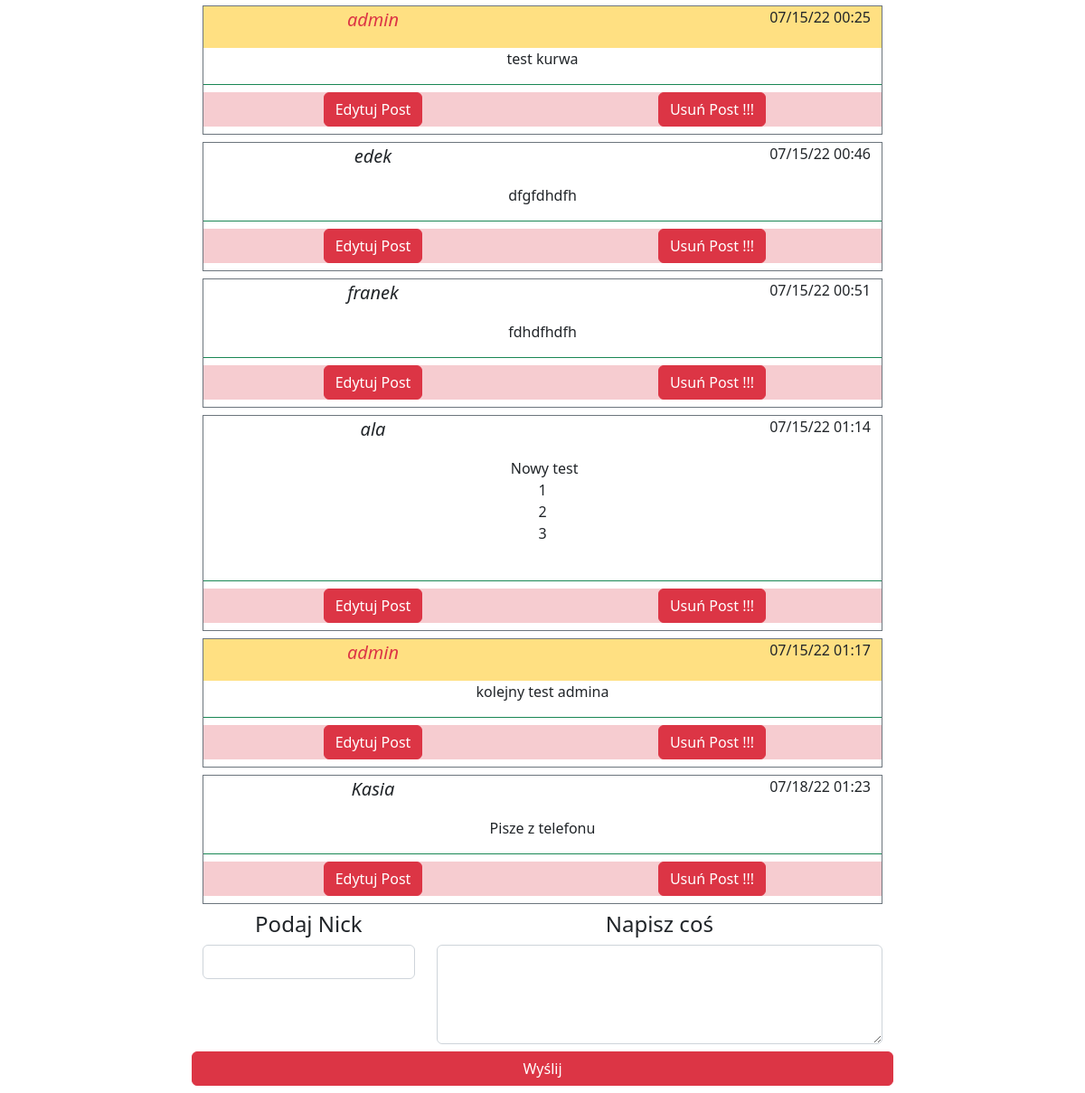
Page /chan/board/1 (signed in, lower part) on the earlier database version.
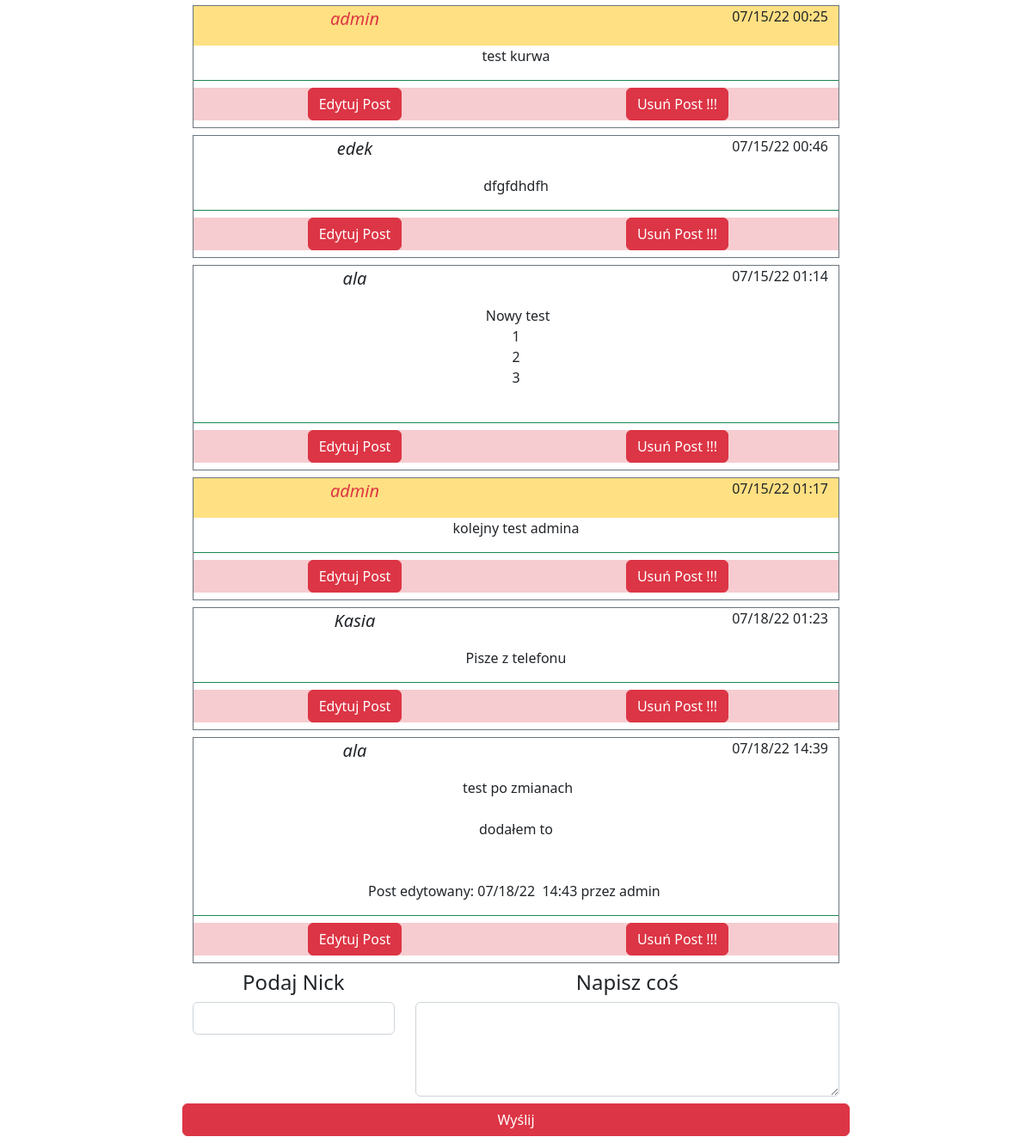
Same page on the later database version.
### meine/models.py (models this page shows, shortened)
class Posts(db.Model):
    __tablename__ = 'posts'
    id = db.Column(db.Integer, primary_key=True)
    date_add = db.Column(db.DateTime, nullable=False, default=datetime.now)
    date_edit = db.Column(db.DateTime)
    auth = db.Column(db.String(128))
    content = db.Column(db.Text)
    board_id = db.Column(db.ForeignKey(Board.id))
    user_id = db.Column(db.ForeignKey(Users.id))
    def show_date(self):
        return self.date_add.strftime("%D  %H:%M")
    def check_owner(self):
        if self.user_id:
            return True
        else:
            return False

### meine/chan/views.py (the view, shortened to what this page needs)
@chan_blueprint.route('/board/<id>', methods=['POST', 'GET'])
def board(id):
    form = PostForm()
    board = Board.query.get(id)
    return render_template('chan/board.html', board=board, form=form)

### meine/chan/forms.py
class PostForm(FlaskForm):
    name = StringField('Podaj Nick', validators=[data_required()])
    text = TextAreaField('Napisz coś', validators=[data_required()])
    submit = SubmitField('Wyślij')

### meine/models.py (called while the page is built)
@login_manager.user_loader
def load_user(user_id):
    return Users.query.get(user_id)

### meine/chan/templates/chan/board.html (shortened to what this page needs)
{% extends "base.html" %}
{% from "_macros.html" import show_Post with context %}
{% block content %}
    <div class="container main-width">
        <div class="container my-1">
            {% for post in board.posts %}
                {{ show_Post(post) }}
            {% endfor %}
        </div>
        <div class="container my-1 main-width">
            <form action="" method="POST">
                <div class="row">
                    <div class="col-md-4 text-center">
                        <h4> {{ form.name.label }} </h4>
                        {{ form.name(class="form-control") }}
                    </div>
                    <div class="col-md-8 text-center">
                        <h4> {{ form.text.label }} </h4>
                        {{ form.text(class="form-control", rows=4, style="white-space: pre-wrap;") }}
                    </div>
                </div>
                <div class="row my-2">
                   {{ form.submit(class="btn btn-danger") }}
                </div>
            </form>
        </div>
    </div>
{% endblock %}

### meine/templates/base.html (shortened to what this page needs)
<!DOCTYPE html>
<html lang="en">
<head>
    <link href="{{ url_for('static', filename='bootstrap.css') }}" rel="stylesheet">
    <link href="{{ url_for('static', filename='main.css') }}" rel="stylesheet">
</head>
<body style="
        background-image: url( {{ url_for('static', filename='img/tlo04.jpeg') }} );
        background-position: top center;
        background-repeat: repeat;">
    <div class="container">
        <content>
            {% block content %}
            {% endblock %}
        </content>
    </div>
</body>
</html>

### meine/templates/_macros.html (shortened to what this page needs)
{% macro show_Post(post) %}
    <div class="container my-2 bg-white bg-opacity-50 border border-secondary">
                {% if post.check_owner() %}
         <div class="row bg-warning bg-opacity-50">
            <div class="col-6">
                    <p class="text-center text-danger fst-italic fs-5"> {{ post.auth }} </p>
                {% else %}
        <div class="row">
            <div class="col-6">
                    <p class="text-center fst-italic fs-5"> {{ post.auth }} </p>
                {% endif %}
            </div>
            <div class="col-6">
                <p class="text-end"> {{ post.show_date() }}</p>
            </div>
        </div>
        <div class="row border-bottom border-success justify-content-center">
            <div class="col-10 col-md-8">
                <p class="text-center" style="white-space: pre-wrap;"> {{ post.content }} </p>
            </div>
        </div>
        {% if current_user.is_authenticated %}
            <div class="row">
                <div class="col-md-6 col-12 text-center bg-danger bg-opacity-25 my-2">
                    <a href="{{ url_for('users.edit_post', id=post.id) }}" class="btn btn-danger"> Edytuj Post </a>
                </div>
                <div class="col-md-6 col-12 text-center bg-danger bg-opacity-25 my-2">
                    <a href="{{ url_for('users.del_post', id=post.id) }}" class="btn btn-danger"> Usuń Post !!! </a>
                </div>
            </div>
        {% endif %}
    </div>
{% endmacro %}

### meine/static/main.css (style rules this page uses)
.main-width { max-width: 800px; }

Differences in the rows shown:
removed Posts: auth "franek", show_date "07/15/22 00:51", content "fdhdfhdfh"
added Posts: auth "ala", show_date "07/18/22 14:39", content "test po zmianach dodałem to Post edytowany: 07/18/22 14:43 przez admin"
